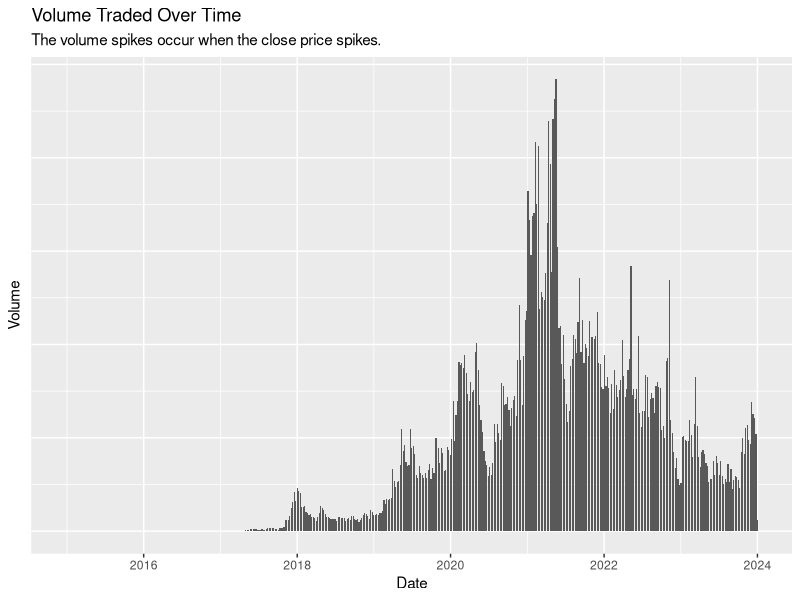

Generate this figure with R:
## ---- chunk 1
#| label: setup
#| message: false
# Load tidyverse package
library(tidyverse)
library(dplyr)


# Load all of the currency data from .csv's
bch <- read_csv("data/BCH-USD.csv")
bnb <- read_csv("data/BNB-USD.csv")
btc <- read_csv("data/BTC-USD.csv")
eth <- read_csv("data/ETH-USD.csv")
iota <- read_csv("data/IOTA-USD.csv")
sol <- read_csv("data/SOL-USD.csv")
usdt <- read_csv("data/USDT-USD.csv")
xrp <- read_csv("data/XRP-USD.csv")

bch$Ticker <- 'bch'
bnb$Ticker <- 'bnb'
btc$Ticker <- 'btc'
eth$Ticker <- 'eth'
iota$Ticker <- 'iota'
sol$Ticker <- 'sol'
usdt$Ticker <- 'usdt'
xrp$Ticker <- 'xrp'
## ---- chunk 2
#| label: combineData
# Create an empty data frame to store combined data
combined_data <- rbind(bch,bnb,btc,eth,iota,sol,usdt,xrp)

## ---- chunk 3
combined_data |>
ggplot(aes(x = Date, y = Volume)) +
  geom_bar(stat = "identity") +
  labs(title = "Volume Traded Over Time", x = "Date", y = "Volume", subtitle = "The volume spikes occur when the close price spikes.")+
  theme(axis.ticks.y=element_blank(), axis.text.y = element_blank())
